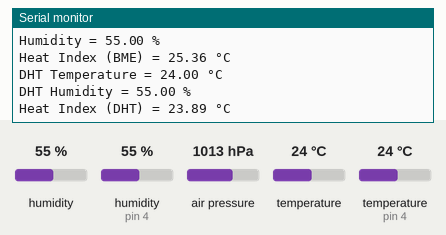
This sketch was run on a simulated Arduino Uno, built with avr-gcc and run on an emulated ATmega328P. On the bench: the last lines printed to the serial monitor. The test bench sets the inputs (shaded band); at power-on: humidity 55 %, air pressure 1013 hPa, humidity (sensor on pin 4) 55 %, temperature (sensor on pin 4) 24 °C, temperature 24 °C.

Above: at 1.2 s.
1.3 s: humidity (sensor 0) set to 22 %
2.8 s: air pressure set to 952 hPa
9.4 s: humidity (sensor on pin 4) set to 22 %
At 10.3 s:
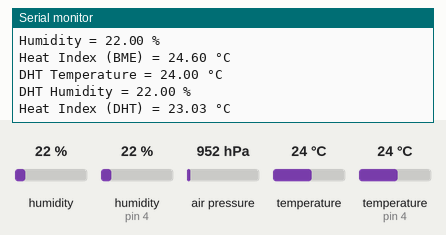
10.9 s: temperature (sensor on pin 4) set to 12 °C
At 12.6 s:
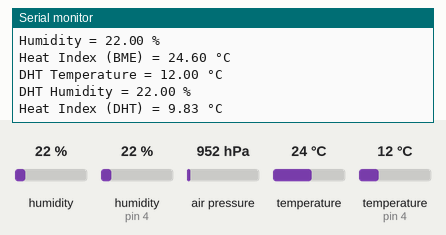
17.5 s: temperature (sensor 0) set to 12 °C
19.0 s: humidity (sensor on pin 4) set to 40 %
At 21.9 s:
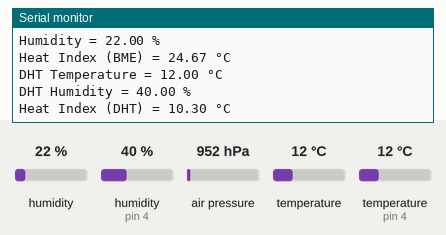
Timing chart, 0 to 23.4 s (numbered marks = the images above; inputs shaded):
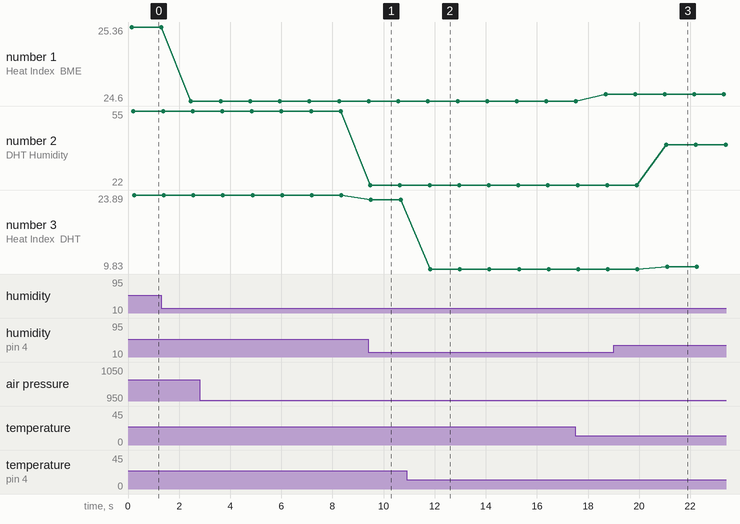

The sketch:

bme280test_1.ino
```cpp
#include <Wire.h>
#include <Adafruit_Sensor.h>
#include <Adafruit_BME280.h>
#include <DHT.h>  // Inclui a biblioteca do sensor DHT

#define SEALEVELPRESSURE_HPA (1013.25)

Adafruit_BME280 bme; // Sensor BME280
#define DHTPIN 4       // Define a porta D4 para o DHT11
#define DHTTYPE DHT11  // Especifique o tipo do sensor DHT

DHT dht(DHTPIN, DHTTYPE);

unsigned long delayTime;

void setup() {
    Serial.begin(9600);
    while (!Serial); // Aguarda a inicialização da porta serial
    Serial.println(F("BME280 and DHT11 test"));

    if (!bme.begin(0x76)) {
        Serial.println("Could not find a valid BME280 sensor, check wiring, address, sensor ID!");
        Serial.print("Sensor ID was: 0x");
        Serial.println(bme.sensorID(), 16);
        Serial.print("ID of 0x61 represents a BME 680.\n");
        while (1) delay(10);
    }

    dht.begin(); // Inicializa o sensor DHT

    Serial.println("-- Default Test --");
    delayTime = 1000;
}

void loop() {
    printBMEValues();
    printDHTValues();
    delay(delayTime);
}

void printBMEValues() {
    Serial.print("BME Temperature = ");
    float bme_temperature = bme.readTemperature();
    Serial.print(bme_temperature);
    Serial.println(" °C");

    Serial.print("Pressure = ");
    float bme_pressure = bme.readPressure() / 100.0F;
    Serial.print(bme_pressure);
    Serial.println(" hPa");

    Serial.print("Approx. Altitude = ");
    float bme_altitude = bme.readAltitude(SEALEVELPRESSURE_HPA);
    Serial.print(bme_altitude);
    Serial.println(" m");

    Serial.print("Humidity = ");
    float bme_humidity = bme.readHumidity();
    Serial.print(bme_humidity);
    Serial.println(" %");

    float bme_heatIndex = Sensacao(bme_temperature, bme_humidity);

    Serial.print("Heat Index (BME) = ");
    Serial.print(bme_heatIndex);
    Serial.println(" °C");

    Serial.println();
}

void printDHTValues() {
    Serial.print("DHT Temperature = ");
    float dht_temperature = dht.readTemperature();
    Serial.print(dht_temperature);
    Serial.println(" °C");

    Serial.print("DHT Humidity = ");
    float dht_humidity = dht.readHumidity();
    Serial.print(dht_humidity);
    Serial.println(" %");

    float dht_heatIndex = dht.computeHeatIndex(dht_temperature, dht_humidity, false);

    Serial.print("Heat Index (DHT) = ");
    Serial.print(dht_heatIndex);
    Serial.println(" °C");

    Serial.println();
}

// Função para calcular o índice de calor
float Sensacao(float temperature, float humidity) {
    // A mesma função de cálculo do índice de calor que você já tinha.
    // Não é necessário alterá-la.

    float T = temperature;
    float R = humidity;

    // Constants for the heat index calculation
    const float c1 = -8.784695;
    const float c2 = 1.61139411;
    const float c3 = 2.33854883889;
    const float c4 = -0.14611605;
    const float c5 = -0.012308094;
    const float c6 = -0.0164248277778;
    const float c7 = 0.002211732;
    const float c8 = 0.00072546;
    const float c9 = -0.000003582;

    float heatIndex = c1 + (c2 * T) + (c3 * R) + (c4 * T * R) + (c5 * T * T) + (c6 * R * R) + (c7 * T * T * R) + (c8 * T * R * R) + (c9 * T * T * R * R);

    return heatIndex;
}
```

Measured:
- after the input at 9.4 s, the serial monitor: prints a new line after 0.08 s (image 1)
- after the input at 10.9 s, the serial monitor: prints a new line after 0.87 s (image 2)
- after the input at 19.0 s, the serial monitor: prints a new line after 2.1 s (image 3)
- plotted number 1: 25.36 → 24.6 after the input at 1.3 s, 24.6 → 24.67 after the input at 17.5 s
- plotted number 2: 22 → 40 after the input at 19.0 s
- plotted number 3: 23.89 → 23.03 after the input at 9.4 s, 23.03 → 9.83 after the input at 10.9 s, 9.83 → 10.3 after the input at 19.0 s
